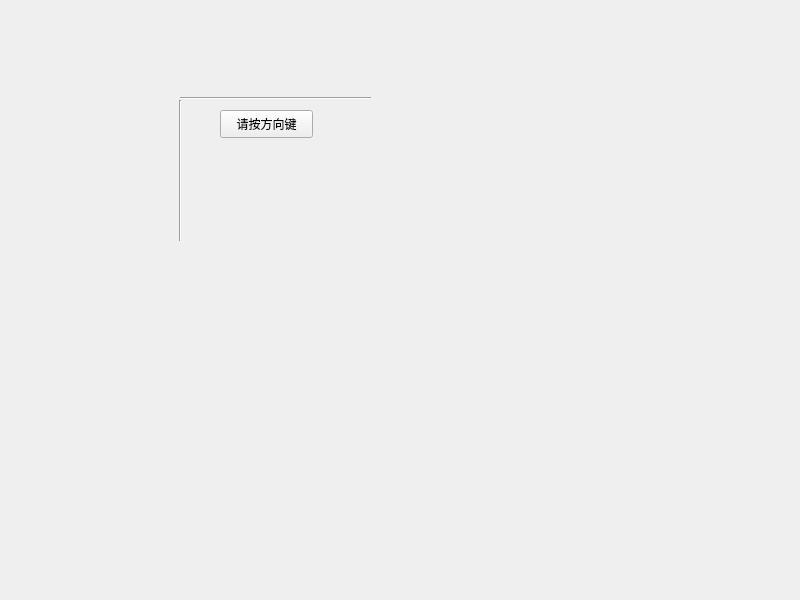
<?xml version="1.0" encoding="UTF-8"?>
<ui version="4.0">
 <class>Widget</class>
 <widget class="QWidget" name="Widget">
  <property name="geometry">
   <rect>
    <x>0</x>
    <y>0</y>
    <width>800</width>
    <height>600</height>
   </rect>
  </property>
  <property name="windowTitle">
   <string>Widget</string>
  </property>
  <widget class="QPushButton" name="pushButton">
   <property name="geometry">
    <rect>
     <x>220</x>
     <y>110</y>
     <width>93</width>
     <height>28</height>
    </rect>
   </property>
   <property name="text">
    <string>请按方向键</string>
   </property>
  </widget>
  <widget class="Line" name="line">
   <property name="geometry">
    <rect>
     <x>180</x>
     <y>90</y>
     <width>191</width>
     <height>16</height>
    </rect>
   </property>
   <property name="orientation">
    <enum>Qt::Horizontal</enum>
   </property>
  </widget>
  <widget class="Line" name="line_2">
   <property name="geometry">
    <rect>
     <x>170</x>
     <y>100</y>
     <width>20</width>
     <height>141</height>
    </rect>
   </property>
   <property name="orientation">
    <enum>Qt::Vertical</enum>
   </property>
  </widget>
 </widget>
 <resources/>
 <connections/>
</ui>
